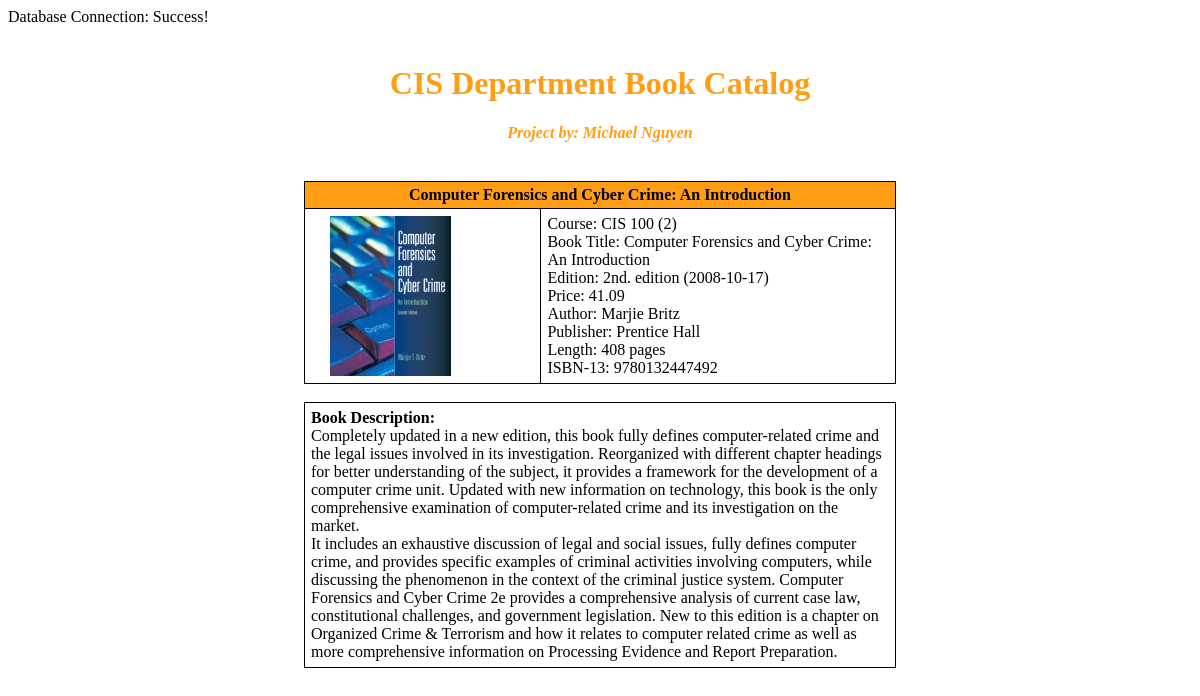
The app's page /book_details.php?book=9780132447492 with its own data.
### tables this page shows
CREATE TABLE BOOK(
isbn13 VARCHAR(13) NOT NULL PRIMARY KEY,
bookTitle VARCHAR(100),
price DECIMAL(6,2),
publisher INT(3),
edition VARCHAR(10),
publishDate DATE,
length INT(5),
description VARCHAR(2000),
FOREIGN KEY (publisher) REFERENCES PUBLISHER(publisherID) ON DELETE CASCADE
);

CREATE TABLE COURSEBOOK(
course VARCHAR(20),
book VARCHAR(13),
PRIMARY KEY (course, book),
FOREIGN KEY (course) REFERENCES COURSE(courseID) ON DELETE CASCADE,
FOREIGN KEY (book) REFERENCES BOOK(isbn13) ON DELETE CASCADE
);

CREATE TABLE COURSE(
courseID VARCHAR(20) NOT NULL PRIMARY KEY,
courseTitle VARCHAR(100), 
credit varchar(3)
);

CREATE TABLE AUTHOR(
authorID INT(6) NOT NULL AUTO_INCREMENT PRIMARY KEY,
firstName varchar(20),
lastName varchar(20)
);

CREATE TABLE PUBLISHER(
publisherID INT(3) NOT NULL AUTO_INCREMENT PRIMARY KEY,
publisher VARCHAR(100)
);

### book_details.php (the view, shortened to what this page needs)
<?php
    require_once('database.php');
    $query_book_info =
        "SELECT *
        FROM book
        INNER JOIN coursebook ON book.isbn13 = coursebook.book
        INNER JOIN course ON coursebook.course = course.courseID
        INNER JOIN publisher ON book.publisher = publisher.publisherID
        INNER JOIN authorbook ON book.isbn13 = authorbook.book
        INNER JOIN author ON authorbook.author = author.authorID
        WHERE isbn13 = :selected_book
        LIMIT 1";
    $stmt_book_info = $db->prepare($query_book_info);
    $selected_book = filter_input(INPUT_GET, 'book');
    $stmt_book_info->bindValue(':selected_book', $selected_book);
    $stmt_book_info->execute();
    $book_info_arr = $stmt_book_info->fetchAll();
?>
<html>
    <head>
    </head>
    <body>
        <br />
        <h1 align="center" style="color: #ff9d14">CIS Department Book Catalog</h1>
        <h4 align="center" style="color: #ff9d14"><i>Project by: Michael Nguyen</i></h4>
        <br />
        <?php foreach ($book_info_arr as $book) : ?>
        <table style="width:50%" align="center" table="table1">
            <th colspan="2">
                <?php echo $book['bookTitle'] ?>
            </th>
            <tr>
                <td style="width:40%">
                    <?php
                        $image = "$book[isbn13].jpg";
                        echo "<img src='images/".$image."'>";
                    ?>
                </td>
                <td>
                    Course: <?php echo "$book[course] ($book[credit])" ?><br />
                    Book Title: <?php echo $book['bookTitle'] ?><br />
                    Edition: <?php echo $book['edition']." edition ($book[publishDate])" ?><br />
                    Price: <?php echo $book['price'] ?><br />
                    Author: <?php echo "$book[firstName] $book[lastName]" ?><br />
                    Publisher: <?php echo $book['publisher'] ?><br />
                    Length: <?php echo "$book[length] pages" ?><br />
                    ISBN-13: <?php echo $book['isbn13'] ?>
                </td>
            </tr>
        </table>
        <br />
        <table style="width:50%" align="center" table="table2">
            <tr><td>
                <strong>Book Description:</strong>
                <br /><?php echo $book['description'] ?>
            </td></tr>
        </table>
        <?php endforeach; ?>
    </body>
</html>

### book_details.php (style rules this page uses)
* { font-family: Verdana; }
table, th, td { border: 1px solid black; border-collapse: collapse; }
table { font-size: 12pt; }
th { color: #000000; background-color: #ff9d14; padding: 4px; }
td { padding: 6px; }

### records on screen
book: bookTitle "Computer Forensics and Cyber Crime: An Introduction", isbn13 (picture), coursebook.course "CIS 100", course.credit "2", edition "2nd.", publishDate "2008-10-17", price "41.09", author.firstName "Marjie", author.lastName "Britz", publisher.publisher "Prentice Hall", length "408", isbn13 "9780132447492", description "Completely updated in a new edition, this book fully defines computer-related crime and the legal issues involved in its investigation. Reorganized with different chapter headings for better understanding of the subject, it provides a framework for the development of a computer crime unit. Updated with new information on technology, this book is the only comprehensive examination of computer-related crime and its investigation on the market. It includes an exhaustive discussion of legal and social issues, fully defines computer crime, and provides specific examples of criminal activities involving computers, while discussing the phenomenon in the context of the criminal justice system.…"
